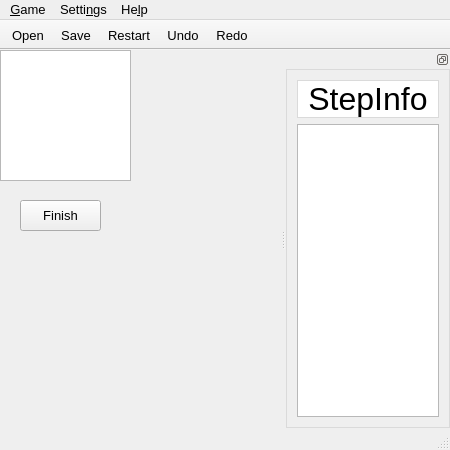
<?xml version="1.0" encoding="UTF-8"?>
<ui version="4.0">
 <class>View</class>
 <widget class="QMainWindow" name="View">
  <property name="geometry">
   <rect>
    <x>0</x>
    <y>0</y>
    <width>450</width>
    <height>450</height>
   </rect>
  </property>
  <property name="font">
   <font>
    <pointsize>10</pointsize>
   </font>
  </property>
  <property name="windowTitle">
   <string>Klotski</string>
  </property>
  <widget class="QWidget" name="centralWidget">
   <property name="minimumSize">
    <size>
     <width>280</width>
     <height>350</height>
    </size>
   </property>
   <widget class="QGraphicsView" name="graphicsView">
    <property name="geometry">
     <rect>
      <x>0</x>
      <y>0</y>
      <width>131</width>
      <height>131</height>
     </rect>
    </property>
   </widget>
   <widget class="QPushButton" name="pushButtonFinish">
    <property name="geometry">
     <rect>
      <x>20</x>
      <y>150</y>
      <width>81</width>
      <height>31</height>
     </rect>
    </property>
    <property name="text">
     <string>Finish</string>
    </property>
   </widget>
  </widget>
  <widget class="QMenuBar" name="menuBar">
   <property name="geometry">
    <rect>
     <x>0</x>
     <y>0</y>
     <width>450</width>
     <height>21</height>
    </rect>
   </property>
   <widget class="QMenu" name="menuGame">
    <property name="title">
     <string>&amp;Game</string>
    </property>
    <addaction name="actionOpen"/>
    <addaction name="actionRestart"/>
    <addaction name="actionSave"/>
    <addaction name="separator"/>
    <addaction name="actionUndo"/>
    <addaction name="actionRedo"/>
    <addaction name="separator"/>
    <addaction name="actionShow_Optimal_solution"/>
    <addaction name="actionShow_High_Scores"/>
    <addaction name="separator"/>
    <addaction name="actionQuit"/>
   </widget>
   <widget class="QMenu" name="menuSettings">
    <property name="title">
     <string>Setti&amp;ngs</string>
    </property>
    <widget class="QMenu" name="menuSwitch_Application_Language">
     <property name="title">
      <string>Switch Application &amp;Language</string>
     </property>
     <addaction name="actionChinese_Simplified"/>
     <addaction name="actionChinese_Traditional"/>
     <addaction name="actionEnglish"/>
    </widget>
    <addaction name="actionShow_Toolbar"/>
    <addaction name="actionShow_Statusbar"/>
    <addaction name="separator"/>
    <addaction name="menuSwitch_Application_Language"/>
   </widget>
   <widget class="QMenu" name="menuHelp">
    <property name="title">
     <string>He&amp;lp</string>
    </property>
    <addaction name="actionKlotski_Handbook"/>
    <addaction name="separator"/>
    <addaction name="actionAbout_Klotski"/>
   </widget>
   <addaction name="menuGame"/>
   <addaction name="menuSettings"/>
   <addaction name="menuHelp"/>
  </widget>
  <widget class="QStatusBar" name="statusBar"/>
  <widget class="QToolBar" name="toolBar">
   <property name="windowTitle">
    <string>toolBar</string>
   </property>
   <property name="movable">
    <bool>false</bool>
   </property>
   <attribute name="toolBarArea">
    <enum>TopToolBarArea</enum>
   </attribute>
   <attribute name="toolBarBreak">
    <bool>false</bool>
   </attribute>
   <addaction name="actionOpen"/>
   <addaction name="actionSave"/>
   <addaction name="actionRestart"/>
   <addaction name="actionUndo"/>
   <addaction name="actionRedo"/>
  </widget>
  <widget class="QDockWidget" name="dockWidget">
   <property name="styleSheet">
    <string notr="true">#dockWidgetContents, #labelStepInfo {
	border: 1px solid rgb(218, 218, 218);
}
#labelStepInfo {
	background-color: white;
	font-size: 32px;
}</string>
   </property>
   <property name="features">
    <set>QDockWidget::DockWidgetFloatable|QDockWidget::DockWidgetMovable</set>
   </property>
   <attribute name="dockWidgetArea">
    <number>2</number>
   </attribute>
   <widget class="QWidget" name="dockWidgetContents">
    <layout class="QVBoxLayout" name="verticalLayout">
     <item>
      <widget class="QLabel" name="labelStepInfo">
       <property name="text">
        <string>StepInfo</string>
       </property>
       <property name="alignment">
        <set>Qt::AlignCenter</set>
       </property>
      </widget>
     </item>
     <item>
      <widget class="QListWidget" name="listWidget"/>
     </item>
    </layout>
   </widget>
  </widget>
  <action name="actionSave">
   <property name="icon">
    <iconset resource="resources.qrc">
     <normaloff>:/resources/icons/save.svg</normaloff>:/resources/icons/save.svg</iconset>
   </property>
   <property name="text">
    <string>&amp;Save</string>
   </property>
  </action>
  <action name="actionShow_High_Scores">
   <property name="text">
    <string>Show &amp;High Scores</string>
   </property>
  </action>
  <action name="actionQuit">
   <property name="icon">
    <iconset resource="resources.qrc">
     <normaloff>:/resources/icons/exit.svg</normaloff>:/resources/icons/exit.svg</iconset>
   </property>
   <property name="text">
    <string>&amp;Quit</string>
   </property>
  </action>
  <action name="actionShow_Optimal_solution">
   <property name="text">
    <string>Show &amp;Optimal solution</string>
   </property>
  </action>
  <action name="actionShow_Toolbar">
   <property name="checkable">
    <bool>true</bool>
   </property>
   <property name="checked">
    <bool>true</bool>
   </property>
   <property name="text">
    <string>Show &amp;Toolbar</string>
   </property>
  </action>
  <action name="actionKlotski_Handbook">
   <property name="text">
    <string>&amp;Klotski Handbook</string>
   </property>
  </action>
  <action name="actionAbout_Klotski">
   <property name="text">
    <string>&amp;About Klotski</string>
   </property>
  </action>
  <action name="actionChinese_Simplified">
   <property name="text">
    <string>&amp;Chinese (Simplified)</string>
   </property>
  </action>
  <action name="actionEnglish">
   <property name="text">
    <string>&amp;English</string>
   </property>
  </action>
  <action name="actionChinese_Traditional">
   <property name="text">
    <string>Chinese (&amp;Traditional)</string>
   </property>
  </action>
  <action name="actionRestart">
   <property name="icon">
    <iconset resource="resources.qrc">
     <normaloff>:/resources/icons/restart.svg</normaloff>:/resources/icons/restart.svg</iconset>
   </property>
   <property name="text">
    <string>&amp;Restart</string>
   </property>
  </action>
  <action name="actionOpen">
   <property name="icon">
    <iconset resource="resources.qrc">
     <normaloff>:/resources/icons/open.svg</normaloff>:/resources/icons/open.svg</iconset>
   </property>
   <property name="text">
    <string>Open</string>
   </property>
  </action>
  <action name="actionUndo">
   <property name="icon">
    <iconset resource="resources.qrc">
     <normaloff>:/resources/icons/undo.svg</normaloff>:/resources/icons/undo.svg</iconset>
   </property>
   <property name="text">
    <string>&amp;Undo</string>
   </property>
  </action>
  <action name="actionRedo">
   <property name="icon">
    <iconset resource="resources.qrc">
     <normaloff>:/resources/icons/redo.svg</normaloff>:/resources/icons/redo.svg</iconset>
   </property>
   <property name="text">
    <string>&amp;Redo</string>
   </property>
  </action>
  <action name="actionShow_Statusbar">
   <property name="checkable">
    <bool>true</bool>
   </property>
   <property name="checked">
    <bool>true</bool>
   </property>
   <property name="text">
    <string>Show &amp;Statusbar</string>
   </property>
  </action>
 </widget>
 <layoutdefault spacing="6" margin="11"/>
 <resources>
  <include location="resources.qrc"/>
 </resources>
 <connections/>
</ui>
